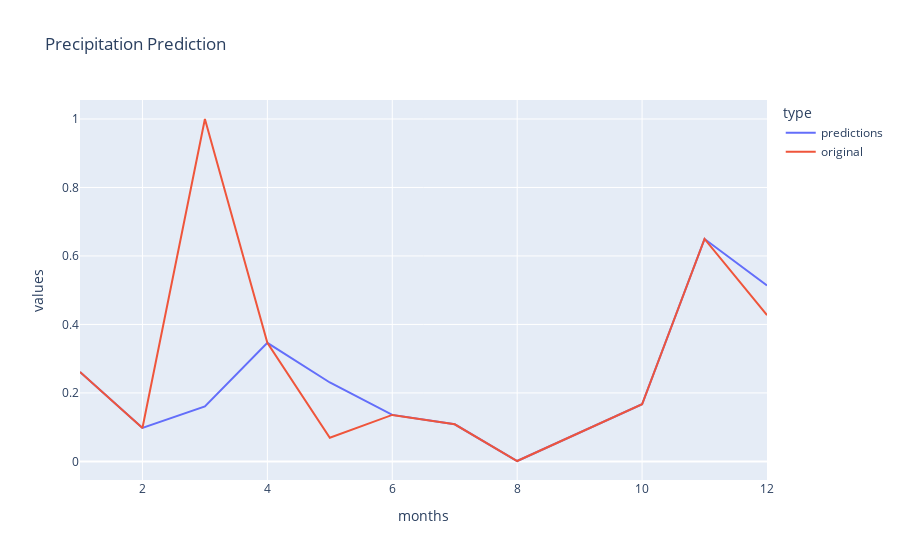

The cell this chart's notebook holds for it:
### Markdown cell above
Another demonstration of the models chosen is presented in this following section. We predict the precipitation for the most recent year with data, in this case 2018, and then we built a time series with the comparison between the predicted and the original data of that year.

### Code cell
# Splitting the dataset into the Training set and Test set
X=X_precipitation
y=y_precipitation
X = X.fillna(0)  # original dataset without null values

y = y.fillna(0) # original dataset without null values

X_train, X_test, y_train, y_test = train_test_split(
    X, y, test_size=0.2, random_state=44)  # splitting in training and test set

# Linear Regression
print("Linear Regression")
reg = LinearRegression()  #initialize the model object
reg.fit(X_train,y_train)  #fitting the training data
pred = reg.predict(X_precipitation)  #predict target
print("LinearRegression")
mase = mean_absolute_error(y_precipitation, pred) #check mean absolute error
print('MASE: ',mase)  #check r2 score
print('RMSE: ', np.sqrt(mean_squared_error(y_precipitation, pred)))  #check root mean squared error
print('-'*30) #print a line

result = pd.DataFrame()
original = pd.DataFrame()
result['values']=pred
original['values'] = y_precipitation.values
result['months'] = [4,8,12,2,1,7,6,3,5,11,10]
original['months'] = [4,8,12,2,1,7,6,3,5,11,10]
result ['type'] = 'predictions'
original['type'] = 'original'
result = pd.concat([result,original])
result = result.sort_values(by=['months'])
fig = px.line(result, x='months', y='values', color='type', title='Precipitation Prediction')
fig.show()

### Figure 1 — Plotly figure (JSON) as saved in the notebook; plotly's stock layout.template omitted (floating-point values rounded to 4 significant figures)
{"data": [{"hovertemplate": "type=predictions<br>months=%{x}<br>values=%{y}<extra></extra>", "legendgroup": "predictions", "line": {"color": "#636efa", "dash": "solid"}, "marker": {"symbol": "circle"}, "mode": "lines", "name": "predictions", "orientation": "v", "showlegend": true, "type": "scatter", "x": [1, 2, 3, 4, 5, 6, 7, 8, 10, 11, 12], "xaxis": "x", "y": [0.261, 0.09762, 0.1607, 0.3462, 0.2304, 0.1357, 0.1083, 0.001144, 0.1668, 0.6496, 0.5136], "yaxis": "y"}, {"hovertemplate": "type=original<br>months=%{x}<br>values=%{y}<extra></extra>", "legendgroup": "original", "line": {"color": "#EF553B", "dash": "solid"}, "marker": {"symbol": "circle"}, "mode": "lines", "name": "original", "orientation": "v", "showlegend": true, "type": "scatter", "x": [1, 2, 3, 4, 5, 6, 7, 8, 10, 11, 12], "xaxis": "x", "y": [0.261, 0.09762, 1, 0.3462, 0.06921, 0.1357, 0.1083, 0.001144, 0.1668, 0.6496, 0.4271], "yaxis": "y"}], "layout": {"legend": {"title": {"text": "type"}, "tracegroupgap": 0}, "title": {"text": "Precipitation Prediction"}, "xaxis": {"anchor": "y", "domain": [0, 1], "title": {"text": "months"}}, "yaxis": {"anchor": "x", "domain": [0, 1], "title": {"text": "values"}}}}
